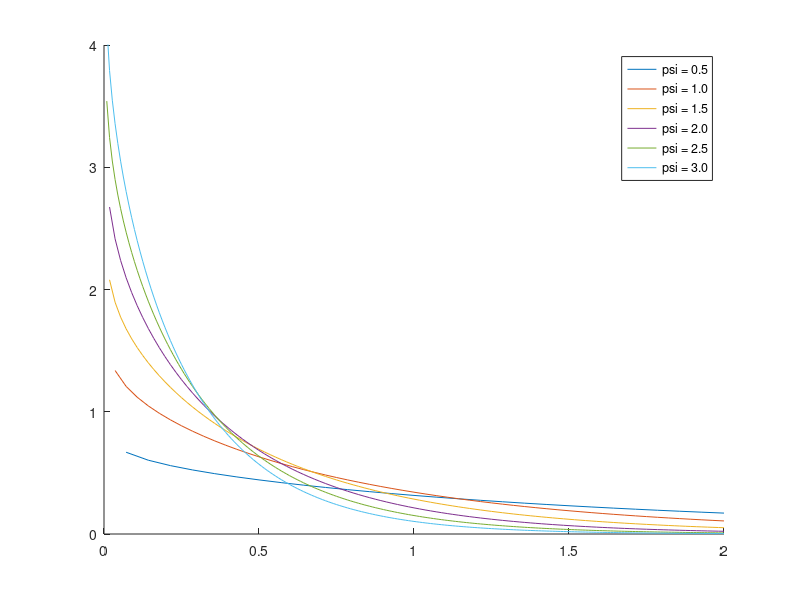

The MATLAB source for this figure:
distr = @(x, psi, xi) pdf('Gamma', x, 1/xi, 1/(psi*xi));

clf; hold on;

if true
    range = 0.5:0.5:3;
    
    for psi = range
        fplot(@(x) distr(x, psi,1.1), [0,2,0,4]);
    end
    legend(arrayfun(@(x) sprintf('psi = %.1f', x), range, 'UniformOutput', false));
else
    range = 0.5:0.5:3;
    
    for xi = range
        fplot(@(x) distr(x, 1.1, xi), [0,2,0,4]);
    end
    legend(arrayfun(@(x) sprintf('xi = %.1f', x), range, 'UniformOutput', false));
end